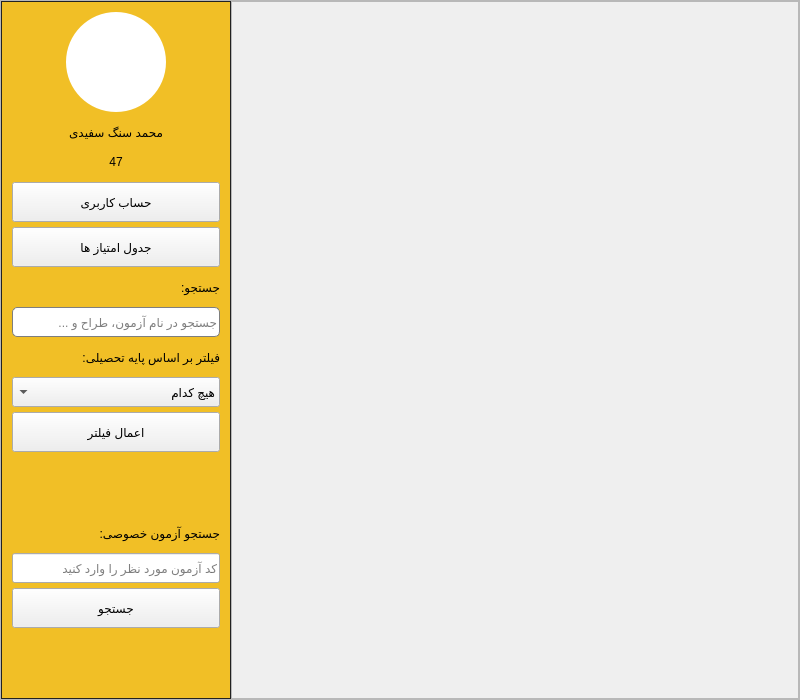
<?xml version="1.0" encoding="UTF-8"?>
<ui version="4.0">
 <class>MainWindow</class>
 <widget class="QMainWindow" name="MainWindow">
  <property name="geometry">
   <rect>
    <x>0</x>
    <y>0</y>
    <width>800</width>
    <height>700</height>
   </rect>
  </property>
  <property name="windowTitle">
   <string>صفحه اصلی</string>
  </property>
  <widget class="QWidget" name="centralwidget">
   <layout class="QVBoxLayout" name="verticalLayout">
    <property name="spacing">
     <number>0</number>
    </property>
    <property name="leftMargin">
     <number>0</number>
    </property>
    <property name="topMargin">
     <number>0</number>
    </property>
    <property name="rightMargin">
     <number>0</number>
    </property>
    <property name="bottomMargin">
     <number>0</number>
    </property>
    <item>
     <widget class="QFrame" name="contectFrame">
      <property name="minimumSize">
       <size>
        <width>0</width>
        <height>0</height>
       </size>
      </property>
      <property name="styleSheet">
       <string notr="true">QFrame#contectFrame{}</string>
      </property>
      <property name="frameShape">
       <enum>QFrame::StyledPanel</enum>
      </property>
      <property name="frameShadow">
       <enum>QFrame::Raised</enum>
      </property>
      <layout class="QHBoxLayout" name="horizontalLayout">
       <property name="spacing">
        <number>0</number>
       </property>
       <property name="leftMargin">
        <number>0</number>
       </property>
       <property name="topMargin">
        <number>0</number>
       </property>
       <property name="rightMargin">
        <number>0</number>
       </property>
       <property name="bottomMargin">
        <number>0</number>
       </property>
       <item>
        <widget class="QFrame" name="menuFrame">
         <property name="minimumSize">
          <size>
           <width>230</width>
           <height>0</height>
          </size>
         </property>
         <property name="maximumSize">
          <size>
           <width>250</width>
           <height>16777215</height>
          </size>
         </property>
         <property name="styleSheet">
          <string notr="true">#menuFrame{
	border:1px solid rgb(34, 34, 34) ;
	background-color:#f1bf26;
}
</string>
         </property>
         <property name="frameShape">
          <enum>QFrame::StyledPanel</enum>
         </property>
         <property name="frameShadow">
          <enum>QFrame::Raised</enum>
         </property>
         <layout class="QVBoxLayout" name="verticalLayout_4">
          <property name="spacing">
           <number>5</number>
          </property>
          <property name="leftMargin">
           <number>10</number>
          </property>
          <property name="topMargin">
           <number>10</number>
          </property>
          <property name="rightMargin">
           <number>10</number>
          </property>
          <property name="bottomMargin">
           <number>10</number>
          </property>
          <item>
           <layout class="QGridLayout" name="gridLayout_2">
            <item row="0" column="0">
             <widget class="QLabel" name="profileImageLabel">
              <property name="minimumSize">
               <size>
                <width>100</width>
                <height>100</height>
               </size>
              </property>
              <property name="maximumSize">
               <size>
                <width>100</width>
                <height>100</height>
               </size>
              </property>
              <property name="sizeIncrement">
               <size>
                <width>0</width>
                <height>0</height>
               </size>
              </property>
              <property name="styleSheet">
               <string notr="true">QFrame#profileImageLabel{
backgound-color:#fffff;
border-radius:50px;
background-color:#ffffff;
}</string>
              </property>
              <property name="text">
               <string/>
              </property>
              <property name="alignment">
               <set>Qt::AlignCenter</set>
              </property>
             </widget>
            </item>
           </layout>
          </item>
          <item>
           <layout class="QGridLayout" name="gridLayout">
            <property name="horizontalSpacing">
             <number>6</number>
            </property>
            <property name="verticalSpacing">
             <number>0</number>
            </property>
            <item row="1" column="0">
             <widget class="QLabel" name="profileScoreLabel">
              <property name="minimumSize">
               <size>
                <width>0</width>
                <height>30</height>
               </size>
              </property>
              <property name="maximumSize">
               <size>
                <width>16777215</width>
                <height>16777215</height>
               </size>
              </property>
              <property name="styleSheet">
               <string notr="true"/>
              </property>
              <property name="text">
               <string>47</string>
              </property>
              <property name="alignment">
               <set>Qt::AlignCenter</set>
              </property>
             </widget>
            </item>
            <item row="0" column="0">
             <widget class="QLabel" name="profileNameLabel">
              <property name="minimumSize">
               <size>
                <width>0</width>
                <height>30</height>
               </size>
              </property>
              <property name="maximumSize">
               <size>
                <width>16777215</width>
                <height>16777215</height>
               </size>
              </property>
              <property name="styleSheet">
               <string notr="true"/>
              </property>
              <property name="text">
               <string>محمد سنگ سفیدی</string>
              </property>
              <property name="alignment">
               <set>Qt::AlignCenter</set>
              </property>
             </widget>
            </item>
           </layout>
          </item>
          <item>
           <widget class="QPushButton" name="profileSettingButton">
            <property name="minimumSize">
             <size>
              <width>90</width>
              <height>40</height>
             </size>
            </property>
            <property name="maximumSize">
             <size>
              <width>16777215</width>
              <height>16777215</height>
             </size>
            </property>
            <property name="text">
             <string>حساب کاربری</string>
            </property>
           </widget>
          </item>
          <item>
           <widget class="QPushButton" name="ratingTableButton">
            <property name="minimumSize">
             <size>
              <width>90</width>
              <height>40</height>
             </size>
            </property>
            <property name="maximumSize">
             <size>
              <width>16777215</width>
              <height>16777215</height>
             </size>
            </property>
            <property name="text">
             <string>جدول امتیاز ها</string>
            </property>
           </widget>
          </item>
          <item>
           <layout class="QVBoxLayout" name="verticalLayout_3">
            <item>
             <widget class="QLabel" name="searchLabel">
              <property name="minimumSize">
               <size>
                <width>0</width>
                <height>30</height>
               </size>
              </property>
              <property name="text">
               <string>جستجو:</string>
              </property>
             </widget>
            </item>
            <item>
             <widget class="QLineEdit" name="searchLineEdit">
              <property name="minimumSize">
               <size>
                <width>0</width>
                <height>30</height>
               </size>
              </property>
              <property name="layoutDirection">
               <enum>Qt::LeftToRight</enum>
              </property>
              <property name="styleSheet">
               <string notr="true">QLineEdit#searchLineEdit{
	color: #000000;
    background-color: #ffffff;
    border: 1px solid #7e7e7e;
	border-radius: 5px;
    outline: none;
	padding-left: 5px;
}</string>
              </property>
              <property name="alignment">
               <set>Qt::AlignLeading|Qt::AlignLeft|Qt::AlignVCenter</set>
              </property>
              <property name="placeholderText">
               <string>جستجو در نام آزمون، طراح و ...</string>
              </property>
             </widget>
            </item>
           </layout>
          </item>
          <item>
           <layout class="QVBoxLayout" name="verticalLayout_2">
            <item>
             <widget class="QLabel" name="classLabel">
              <property name="minimumSize">
               <size>
                <width>0</width>
                <height>30</height>
               </size>
              </property>
              <property name="layoutDirection">
               <enum>Qt::LeftToRight</enum>
              </property>
              <property name="text">
               <string>فیلتر بر اساس پایه تحصیلی:</string>
              </property>
              <property name="alignment">
               <set>Qt::AlignLeading|Qt::AlignLeft|Qt::AlignVCenter</set>
              </property>
             </widget>
            </item>
            <item>
             <widget class="QComboBox" name="classComboBox">
              <property name="minimumSize">
               <size>
                <width>80</width>
                <height>30</height>
               </size>
              </property>
              <property name="layoutDirection">
               <enum>Qt::RightToLeft</enum>
              </property>
              <property name="styleSheet">
               <string notr="true"/>
              </property>
              <item>
               <property name="text">
                <string>هیچ کدام</string>
               </property>
              </item>
              <item>
               <property name="text">
                <string>دهم</string>
               </property>
              </item>
              <item>
               <property name="text">
                <string>یازدهم</string>
               </property>
              </item>
              <item>
               <property name="text">
                <string>دوازدهم</string>
               </property>
              </item>
             </widget>
            </item>
           </layout>
          </item>
          <item>
           <widget class="QPushButton" name="searchButton">
            <property name="minimumSize">
             <size>
              <width>80</width>
              <height>40</height>
             </size>
            </property>
            <property name="styleSheet">
             <string notr="true"/>
            </property>
            <property name="text">
             <string>اعمال فیلتر</string>
            </property>
           </widget>
          </item>
          <item>
           <spacer name="verticalSpacer_2">
            <property name="orientation">
             <enum>Qt::Vertical</enum>
            </property>
            <property name="sizeHint" stdset="0">
             <size>
              <width>20</width>
              <height>40</height>
             </size>
            </property>
           </spacer>
          </item>
          <item>
           <layout class="QVBoxLayout" name="verticalLayout_5">
            <item>
             <widget class="QLabel" name="codeLabel">
              <property name="minimumSize">
               <size>
                <width>0</width>
                <height>30</height>
               </size>
              </property>
              <property name="text">
               <string>جستجو آزمون خصوصی:</string>
              </property>
             </widget>
            </item>
            <item>
             <widget class="QLineEdit" name="codeLineEdit">
              <property name="minimumSize">
               <size>
                <width>0</width>
                <height>30</height>
               </size>
              </property>
              <property name="layoutDirection">
               <enum>Qt::LeftToRight</enum>
              </property>
              <property name="styleSheet">
               <string notr="true">QLineEdit#searchLineEdit{
	color: #000000;
    background-color: #ffffff;
    border: 1px solid #7e7e7e;
	border-radius: 5px;
    outline: none;
	padding-left: 5px;
}</string>
              </property>
              <property name="alignment">
               <set>Qt::AlignLeading|Qt::AlignLeft|Qt::AlignVCenter</set>
              </property>
              <property name="placeholderText">
               <string>کد آزمون مورد نظر را وارد کنید</string>
              </property>
             </widget>
            </item>
           </layout>
          </item>
          <item>
           <widget class="QPushButton" name="searchCodeButton">
            <property name="minimumSize">
             <size>
              <width>80</width>
              <height>40</height>
             </size>
            </property>
            <property name="styleSheet">
             <string notr="true"/>
            </property>
            <property name="text">
             <string>جستجو</string>
            </property>
           </widget>
          </item>
          <item>
           <spacer name="verticalSpacer">
            <property name="orientation">
             <enum>Qt::Vertical</enum>
            </property>
            <property name="sizeHint" stdset="0">
             <size>
              <width>20</width>
              <height>40</height>
             </size>
            </property>
           </spacer>
          </item>
         </layout>
        </widget>
       </item>
       <item>
        <widget class="QScrollArea" name="scrollArea">
         <property name="minimumSize">
          <size>
           <width>568</width>
           <height>0</height>
          </size>
         </property>
         <property name="verticalScrollBarPolicy">
          <enum>Qt::ScrollBarAsNeeded</enum>
         </property>
         <property name="horizontalScrollBarPolicy">
          <enum>Qt::ScrollBarAlwaysOff</enum>
         </property>
         <property name="widgetResizable">
          <bool>true</bool>
         </property>
         <widget class="QWidget" name="scrollAreaWidgetContents">
          <property name="geometry">
           <rect>
            <x>0</x>
            <y>0</y>
            <width>566</width>
            <height>696</height>
           </rect>
          </property>
          <layout class="QGridLayout" name="contectLayout">
           <property name="leftMargin">
            <number>30</number>
           </property>
           <property name="topMargin">
            <number>30</number>
           </property>
           <property name="rightMargin">
            <number>30</number>
           </property>
           <property name="bottomMargin">
            <number>30</number>
           </property>
           <property name="horizontalSpacing">
            <number>0</number>
           </property>
           <property name="verticalSpacing">
            <number>30</number>
           </property>
          </layout>
         </widget>
        </widget>
       </item>
      </layout>
     </widget>
    </item>
   </layout>
  </widget>
 </widget>
 <resources/>
 <connections/>
</ui>
